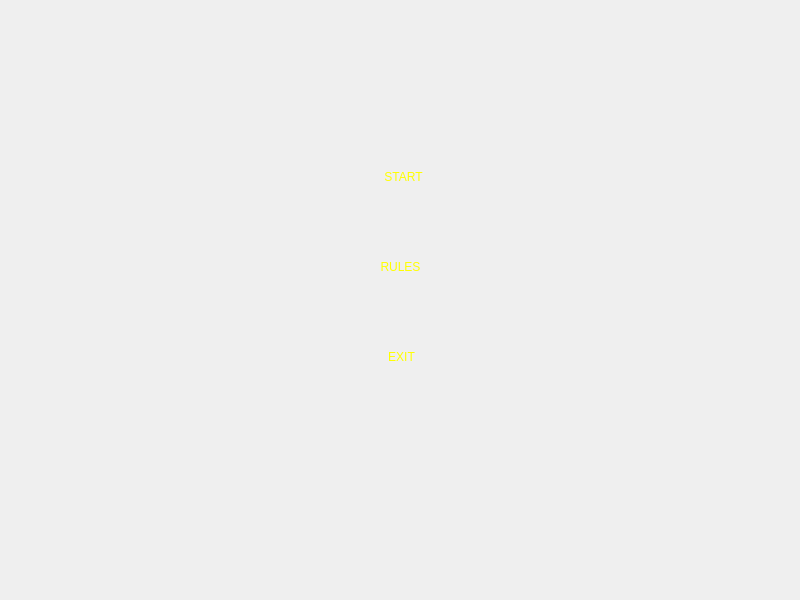
<?xml version="1.0" encoding="UTF-8"?>
<ui version="4.0">
 <class>InitMainWindow</class>
 <widget class="QMainWindow" name="InitMainWindow">
  <property name="geometry">
   <rect>
    <x>0</x>
    <y>0</y>
    <width>800</width>
    <height>600</height>
   </rect>
  </property>
  <property name="cursor">
   <cursorShape>PointingHandCursor</cursorShape>
  </property>
  <property name="windowTitle">
   <string>MainWindow</string>
  </property>
  <property name="styleSheet">
   <string notr="true"/>
  </property>
  <widget class="QWidget" name="centralwidget">
   <widget class="QPushButton" name="pushButton">
    <property name="geometry">
     <rect>
      <x>360</x>
      <y>160</y>
      <width>87</width>
      <height>34</height>
     </rect>
    </property>
    <property name="cursor">
     <cursorShape>PointingHandCursor</cursorShape>
    </property>
    <property name="styleSheet">
     <string notr="true">selection-color: rgb(255, 255, 0);
font: 20pt &quot;Ink Free&quot;;
selection-border-radius:  rgb(255, 255, 0);
selection-background-color:transparent;
color: rgb(255, 255, 0);

background-color: transparent;
border-color: rgb(255, 255, 0);
border-radius: 5px;
border: 3px;
</string>
    </property>
    <property name="text">
     <string>START</string>
    </property>
    <property name="autoDefault">
     <bool>true</bool>
    </property>
    <property name="default">
     <bool>true</bool>
    </property>
   </widget>
   <widget class="QPushButton" name="pushButton_2">
    <property name="geometry">
     <rect>
      <x>360</x>
      <y>250</y>
      <width>81</width>
      <height>34</height>
     </rect>
    </property>
    <property name="cursor">
     <cursorShape>PointingHandCursor</cursorShape>
    </property>
    <property name="toolTip">
     <string/>
    </property>
    <property name="styleSheet">
     <string notr="true">selection-color: rgb(255, 255, 0);
selection-background-color:transparent;
color: rgb(255, 255, 0);

font: 20pt &quot;Ink Free&quot;;
background-color: transparent;
border-color: rgb(255, 255, 0);
border-radius: 5px;
border: 3px;
</string>
    </property>
    <property name="text">
     <string>RULES</string>
    </property>
    <property name="autoDefault">
     <bool>true</bool>
    </property>
    <property name="default">
     <bool>true</bool>
    </property>
   </widget>
   <widget class="QPushButton" name="pushButton_3">
    <property name="geometry">
     <rect>
      <x>370</x>
      <y>340</y>
      <width>63</width>
      <height>34</height>
     </rect>
    </property>
    <property name="cursor">
     <cursorShape>PointingHandCursor</cursorShape>
    </property>
    <property name="styleSheet">
     <string notr="true">selection-color: rgb(255, 255, 0);
selection-background-color:transparent;
color: rgb(255, 255, 0);
background-color:transparent;

font: 20pt &quot;Ink Free&quot;;
background-color: transparent;
border-color: rgb(255, 255, 0);
border-radius: 5px;
border: 3px;
</string>
    </property>
    <property name="text">
     <string>EXIT</string>
    </property>
    <property name="autoDefault">
     <bool>true</bool>
    </property>
    <property name="default">
     <bool>true</bool>
    </property>
   </widget>
  </widget>
 </widget>
 <resources/>
 <connections/>
</ui>
